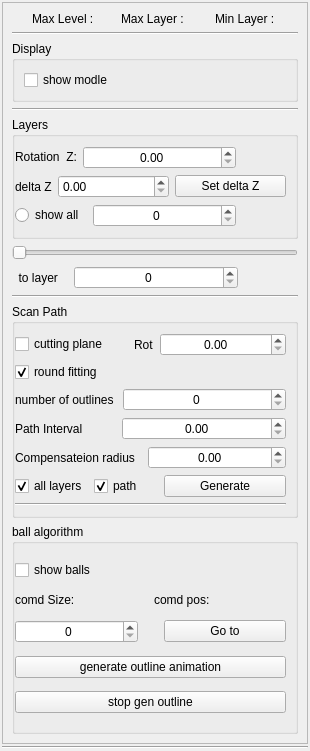
<?xml version="1.0" encoding="UTF-8"?>
<ui version="4.0">
 <class>WTabData</class>
 <widget class="QWidget" name="WTabData">
  <property name="geometry">
   <rect>
    <x>0</x>
    <y>0</y>
    <width>310</width>
    <height>751</height>
   </rect>
  </property>
  <property name="sizePolicy">
   <sizepolicy hsizetype="Minimum" vsizetype="Preferred">
    <horstretch>0</horstretch>
    <verstretch>0</verstretch>
   </sizepolicy>
  </property>
  <property name="windowTitle">
   <string>Form</string>
  </property>
  <layout class="QVBoxLayout" name="verticalLayout_2">
   <property name="spacing">
    <number>2</number>
   </property>
   <property name="leftMargin">
    <number>2</number>
   </property>
   <property name="topMargin">
    <number>2</number>
   </property>
   <property name="rightMargin">
    <number>2</number>
   </property>
   <property name="bottomMargin">
    <number>2</number>
   </property>
   <item>
    <widget class="QScrollArea" name="scrollArea">
     <property name="widgetResizable">
      <bool>true</bool>
     </property>
     <widget class="QWidget" name="scrollAreaWidgetContents">
      <property name="geometry">
       <rect>
        <x>0</x>
        <y>0</y>
        <width>304</width>
        <height>842</height>
       </rect>
      </property>
      <layout class="QVBoxLayout" name="verticalLayout_4">
       <item>
        <layout class="QHBoxLayout" name="horizontalLayout_info">
         <property name="leftMargin">
          <number>2</number>
         </property>
         <property name="rightMargin">
          <number>2</number>
         </property>
         <item>
          <widget class="QLabel" name="label_maxLevel">
           <property name="sizePolicy">
            <sizepolicy hsizetype="Fixed" vsizetype="Fixed">
             <horstretch>0</horstretch>
             <verstretch>0</verstretch>
            </sizepolicy>
           </property>
           <property name="text">
            <string>Max Level : </string>
           </property>
          </widget>
         </item>
         <item>
          <widget class="QLabel" name="label_maxLayer">
           <property name="sizePolicy">
            <sizepolicy hsizetype="Fixed" vsizetype="Fixed">
             <horstretch>0</horstretch>
             <verstretch>0</verstretch>
            </sizepolicy>
           </property>
           <property name="text">
            <string>Max Layer :  </string>
           </property>
          </widget>
         </item>
         <item>
          <widget class="QLabel" name="label_minLayer">
           <property name="sizePolicy">
            <sizepolicy hsizetype="Fixed" vsizetype="Fixed">
             <horstretch>0</horstretch>
             <verstretch>0</verstretch>
            </sizepolicy>
           </property>
           <property name="text">
            <string>Min Layer :</string>
           </property>
          </widget>
         </item>
        </layout>
       </item>
       <item>
        <widget class="Line" name="line_1">
         <property name="sizePolicy">
          <sizepolicy hsizetype="Expanding" vsizetype="Fixed">
           <horstretch>0</horstretch>
           <verstretch>0</verstretch>
          </sizepolicy>
         </property>
         <property name="orientation">
          <enum>Qt::Horizontal</enum>
         </property>
        </widget>
       </item>
       <item>
        <widget class="QGroupBox" name="groupBox_display">
         <property name="sizePolicy">
          <sizepolicy hsizetype="Preferred" vsizetype="Fixed">
           <horstretch>0</horstretch>
           <verstretch>0</verstretch>
          </sizepolicy>
         </property>
         <property name="title">
          <string>Display</string>
         </property>
         <layout class="QVBoxLayout" name="verticalLayout">
          <item>
           <widget class="QCheckBox" name="checkBox_showModel">
            <property name="text">
             <string>show modle</string>
            </property>
           </widget>
          </item>
         </layout>
        </widget>
       </item>
       <item>
        <widget class="Line" name="line_4">
         <property name="orientation">
          <enum>Qt::Horizontal</enum>
         </property>
        </widget>
       </item>
       <item>
        <widget class="QGroupBox" name="groupBox_layers">
         <property name="sizePolicy">
          <sizepolicy hsizetype="Preferred" vsizetype="Fixed">
           <horstretch>0</horstretch>
           <verstretch>0</verstretch>
          </sizepolicy>
         </property>
         <property name="title">
          <string>Layers</string>
         </property>
         <layout class="QVBoxLayout" name="verticalLayout_groupBoxLayer">
          <property name="leftMargin">
           <number>0</number>
          </property>
          <item>
           <layout class="QHBoxLayout" name="horizontalLayout_rot">
            <item>
             <widget class="QLabel" name="label_Rotation">
              <property name="sizePolicy">
               <sizepolicy hsizetype="Fixed" vsizetype="Fixed">
                <horstretch>0</horstretch>
                <verstretch>0</verstretch>
               </sizepolicy>
              </property>
              <property name="text">
               <string>Rotation  Z:</string>
              </property>
             </widget>
            </item>
            <item>
             <widget class="QDoubleSpinBox" name="doubleSpinBox_RZOB">
              <property name="enabled">
               <bool>true</bool>
              </property>
              <property name="sizePolicy">
               <sizepolicy hsizetype="Expanding" vsizetype="Fixed">
                <horstretch>0</horstretch>
                <verstretch>0</verstretch>
               </sizepolicy>
              </property>
              <property name="alignment">
               <set>Qt::AlignCenter</set>
              </property>
              <property name="maximum">
               <double>360.000000000000000</double>
              </property>
              <property name="singleStep">
               <double>10.000000000000000</double>
              </property>
             </widget>
            </item>
            <item>
             <spacer name="horizontalSpacer_rotationZ">
              <property name="orientation">
               <enum>Qt::Horizontal</enum>
              </property>
              <property name="sizeType">
               <enum>QSizePolicy::Fixed</enum>
              </property>
              <property name="sizeHint" stdset="0">
               <size>
                <width>50</width>
                <height>20</height>
               </size>
              </property>
             </spacer>
            </item>
           </layout>
          </item>
          <item>
           <layout class="QHBoxLayout" name="horizontalLayout_modelHeight">
            <item>
             <widget class="QLabel" name="label_deltaZ">
              <property name="text">
               <string>delta Z</string>
              </property>
             </widget>
            </item>
            <item>
             <widget class="QDoubleSpinBox" name="doubleSpinBox_Zheight">
              <property name="sizePolicy">
               <sizepolicy hsizetype="Expanding" vsizetype="Fixed">
                <horstretch>0</horstretch>
                <verstretch>0</verstretch>
               </sizepolicy>
              </property>
              <property name="singleStep">
               <double>0.010000000000000</double>
              </property>
             </widget>
            </item>
            <item>
             <widget class="QPushButton" name="pushButton_setZHeight">
              <property name="sizePolicy">
               <sizepolicy hsizetype="Expanding" vsizetype="Fixed">
                <horstretch>0</horstretch>
                <verstretch>0</verstretch>
               </sizepolicy>
              </property>
              <property name="text">
               <string>Set delta Z</string>
              </property>
             </widget>
            </item>
           </layout>
          </item>
          <item>
           <layout class="QHBoxLayout" name="horizontalLayout_slic">
            <item>
             <widget class="QRadioButton" name="radioButton_isAllLayer">
              <property name="sizePolicy">
               <sizepolicy hsizetype="Fixed" vsizetype="Fixed">
                <horstretch>0</horstretch>
                <verstretch>0</verstretch>
               </sizepolicy>
              </property>
              <property name="text">
               <string>show all </string>
              </property>
             </widget>
            </item>
            <item>
             <widget class="QSpinBox" name="spinBox_layer">
              <property name="sizePolicy">
               <sizepolicy hsizetype="Expanding" vsizetype="Fixed">
                <horstretch>0</horstretch>
                <verstretch>0</verstretch>
               </sizepolicy>
              </property>
              <property name="alignment">
               <set>Qt::AlignCenter</set>
              </property>
              <property name="maximum">
               <number>9999</number>
              </property>
             </widget>
            </item>
            <item>
             <spacer name="horizontalSpacer_showAll">
              <property name="orientation">
               <enum>Qt::Horizontal</enum>
              </property>
              <property name="sizeType">
               <enum>QSizePolicy::Fixed</enum>
              </property>
              <property name="sizeHint" stdset="0">
               <size>
                <width>50</width>
                <height>20</height>
               </size>
              </property>
             </spacer>
            </item>
           </layout>
          </item>
         </layout>
        </widget>
       </item>
       <item>
        <widget class="QSlider" name="Slider_layer">
         <property name="minimum">
          <number>0</number>
         </property>
         <property name="maximum">
          <number>99</number>
         </property>
         <property name="orientation">
          <enum>Qt::Horizontal</enum>
         </property>
        </widget>
       </item>
       <item>
        <layout class="QHBoxLayout" name="horizontalLayout_genNumbLayer">
         <item>
          <widget class="QLabel" name="label_genNumbLayer">
           <property name="text">
            <string>  to layer   </string>
           </property>
          </widget>
         </item>
         <item>
          <widget class="QSpinBox" name="spinBox_toNumbLayer">
           <property name="sizePolicy">
            <sizepolicy hsizetype="Expanding" vsizetype="Fixed">
             <horstretch>0</horstretch>
             <verstretch>0</verstretch>
            </sizepolicy>
           </property>
           <property name="alignment">
            <set>Qt::AlignCenter</set>
           </property>
          </widget>
         </item>
         <item>
          <spacer name="horizontalSpacer_genNumbLayer">
           <property name="orientation">
            <enum>Qt::Horizontal</enum>
           </property>
           <property name="sizeType">
            <enum>QSizePolicy::Fixed</enum>
           </property>
           <property name="sizeHint" stdset="0">
            <size>
             <width>60</width>
             <height>20</height>
            </size>
           </property>
          </spacer>
         </item>
        </layout>
       </item>
       <item>
        <widget class="Line" name="line_3">
         <property name="orientation">
          <enum>Qt::Horizontal</enum>
         </property>
        </widget>
       </item>
       <item>
        <widget class="QGroupBox" name="groupBox_scanPath">
         <property name="title">
          <string>Scan Path</string>
         </property>
         <layout class="QVBoxLayout" name="verticalLayout_canPath">
          <property name="leftMargin">
           <number>0</number>
          </property>
          <item>
           <layout class="QHBoxLayout" name="horizontalLayout_cut">
            <item>
             <widget class="QCheckBox" name="checkBox_showcut">
              <property name="sizePolicy">
               <sizepolicy hsizetype="Fixed" vsizetype="Fixed">
                <horstretch>0</horstretch>
                <verstretch>0</verstretch>
               </sizepolicy>
              </property>
              <property name="text">
               <string>cutting plane</string>
              </property>
             </widget>
            </item>
            <item>
             <spacer name="horizontalSpacer_rotplane">
              <property name="orientation">
               <enum>Qt::Horizontal</enum>
              </property>
              <property name="sizeType">
               <enum>QSizePolicy::Fixed</enum>
              </property>
              <property name="sizeHint" stdset="0">
               <size>
                <width>20</width>
                <height>20</height>
               </size>
              </property>
             </spacer>
            </item>
            <item>
             <widget class="QLabel" name="label">
              <property name="text">
               <string>Rot</string>
              </property>
             </widget>
            </item>
            <item>
             <widget class="QDoubleSpinBox" name="doubleSpinBox_RZPlane">
              <property name="sizePolicy">
               <sizepolicy hsizetype="Expanding" vsizetype="Fixed">
                <horstretch>0</horstretch>
                <verstretch>0</verstretch>
               </sizepolicy>
              </property>
              <property name="alignment">
               <set>Qt::AlignCenter</set>
              </property>
              <property name="maximum">
               <double>360.000000000000000</double>
              </property>
              <property name="singleStep">
               <double>10.000000000000000</double>
              </property>
              <property name="value">
               <double>0.000000000000000</double>
              </property>
             </widget>
            </item>
           </layout>
          </item>
          <item>
           <layout class="QHBoxLayout" name="horizontalLayout_fitting">
            <item>
             <widget class="QCheckBox" name="checkBox_fitting">
              <property name="text">
               <string>round fitting</string>
              </property>
              <property name="checked">
               <bool>true</bool>
              </property>
             </widget>
            </item>
           </layout>
          </item>
          <item>
           <layout class="QHBoxLayout" name="horizontalLayout_ontline">
            <item>
             <widget class="QLabel" name="label_number_outline">
              <property name="sizePolicy">
               <sizepolicy hsizetype="Fixed" vsizetype="Preferred">
                <horstretch>0</horstretch>
                <verstretch>0</verstretch>
               </sizepolicy>
              </property>
              <property name="text">
               <string>number of outlines </string>
              </property>
             </widget>
            </item>
            <item>
             <widget class="QSpinBox" name="spinBox_numberOutlines">
              <property name="alignment">
               <set>Qt::AlignCenter</set>
              </property>
              <property name="minimum">
               <number>0</number>
              </property>
              <property name="value">
               <number>0</number>
              </property>
             </widget>
            </item>
           </layout>
          </item>
          <item>
           <layout class="QHBoxLayout" name="horizontalLayout_interval">
            <item>
             <widget class="QLabel" name="label_pathInterval">
              <property name="sizePolicy">
               <sizepolicy hsizetype="Fixed" vsizetype="Preferred">
                <horstretch>0</horstretch>
                <verstretch>0</verstretch>
               </sizepolicy>
              </property>
              <property name="text">
               <string>Path Interval          </string>
              </property>
             </widget>
            </item>
            <item>
             <widget class="QDoubleSpinBox" name="doubleSpinBox_pathInterval">
              <property name="alignment">
               <set>Qt::AlignCenter</set>
              </property>
              <property name="singleStep">
               <double>0.010000000000000</double>
              </property>
              <property name="value">
               <double>0.000000000000000</double>
              </property>
             </widget>
            </item>
           </layout>
          </item>
          <item>
           <layout class="QHBoxLayout" name="horizontalLayout_compen">
            <item>
             <widget class="QLabel" name="label_compensate">
              <property name="sizePolicy">
               <sizepolicy hsizetype="Fixed" vsizetype="Preferred">
                <horstretch>0</horstretch>
                <verstretch>0</verstretch>
               </sizepolicy>
              </property>
              <property name="text">
               <string>Compensateion radius  </string>
              </property>
             </widget>
            </item>
            <item>
             <widget class="QDoubleSpinBox" name="doubleSpinBox_compenRadius">
              <property name="alignment">
               <set>Qt::AlignCenter</set>
              </property>
              <property name="singleStep">
               <double>0.010000000000000</double>
              </property>
              <property name="value">
               <double>0.000000000000000</double>
              </property>
             </widget>
            </item>
           </layout>
          </item>
          <item>
           <layout class="QHBoxLayout" name="horizontalLayout_path">
            <item>
             <widget class="QCheckBox" name="checkBox_allLayers">
              <property name="text">
               <string>all layers</string>
              </property>
              <property name="checked">
               <bool>true</bool>
              </property>
             </widget>
            </item>
            <item>
             <widget class="QCheckBox" name="checkBox_hasPath">
              <property name="text">
               <string>path</string>
              </property>
              <property name="checked">
               <bool>true</bool>
              </property>
             </widget>
            </item>
            <item>
             <spacer name="horizontalSpacer_path">
              <property name="orientation">
               <enum>Qt::Horizontal</enum>
              </property>
              <property name="sizeType">
               <enum>QSizePolicy::Fixed</enum>
              </property>
              <property name="sizeHint" stdset="0">
               <size>
                <width>15</width>
                <height>20</height>
               </size>
              </property>
             </spacer>
            </item>
            <item>
             <widget class="QPushButton" name="pushButton_genPaths">
              <property name="sizePolicy">
               <sizepolicy hsizetype="Expanding" vsizetype="Fixed">
                <horstretch>0</horstretch>
                <verstretch>0</verstretch>
               </sizepolicy>
              </property>
              <property name="text">
               <string>Generate</string>
              </property>
             </widget>
            </item>
           </layout>
          </item>
          <item>
           <widget class="Line" name="line">
            <property name="orientation">
             <enum>Qt::Horizontal</enum>
            </property>
           </widget>
          </item>
         </layout>
        </widget>
       </item>
       <item>
        <widget class="QGroupBox" name="groupBox_ballAlogrithm">
         <property name="title">
          <string>ball algorithm</string>
         </property>
         <layout class="QVBoxLayout" name="verticalLayout_7">
          <property name="leftMargin">
           <number>0</number>
          </property>
          <item>
           <layout class="QHBoxLayout" name="horizontalLayout">
            <item>
             <widget class="QCheckBox" name="checkBox_showanimation">
              <property name="text">
               <string>show balls</string>
              </property>
             </widget>
            </item>
           </layout>
          </item>
          <item>
           <layout class="QHBoxLayout" name="horizontalLayout_goCommd">
            <item>
             <widget class="QLabel" name="label_comdSize">
              <property name="sizePolicy">
               <sizepolicy hsizetype="Preferred" vsizetype="Fixed">
                <horstretch>0</horstretch>
                <verstretch>0</verstretch>
               </sizepolicy>
              </property>
              <property name="text">
               <string>comd Size:       </string>
              </property>
             </widget>
            </item>
            <item>
             <widget class="QLabel" name="label_currComdPos">
              <property name="sizePolicy">
               <sizepolicy hsizetype="Preferred" vsizetype="Fixed">
                <horstretch>0</horstretch>
                <verstretch>0</verstretch>
               </sizepolicy>
              </property>
              <property name="text">
               <string>comd pos:</string>
              </property>
             </widget>
            </item>
           </layout>
          </item>
          <item>
           <layout class="QHBoxLayout" name="horizontalLayout_gotoCommd">
            <item>
             <widget class="QSpinBox" name="spinBox_comdPos">
              <property name="sizePolicy">
               <sizepolicy hsizetype="Expanding" vsizetype="Fixed">
                <horstretch>0</horstretch>
                <verstretch>0</verstretch>
               </sizepolicy>
              </property>
              <property name="alignment">
               <set>Qt::AlignCenter</set>
              </property>
              <property name="maximum">
               <number>10000</number>
              </property>
             </widget>
            </item>
            <item>
             <spacer name="horizontalSpacer">
              <property name="orientation">
               <enum>Qt::Horizontal</enum>
              </property>
              <property name="sizeType">
               <enum>QSizePolicy::Fixed</enum>
              </property>
              <property name="sizeHint" stdset="0">
               <size>
                <width>20</width>
                <height>20</height>
               </size>
              </property>
             </spacer>
            </item>
            <item>
             <widget class="QPushButton" name="pushButton_gotoCommd">
              <property name="sizePolicy">
               <sizepolicy hsizetype="Expanding" vsizetype="Fixed">
                <horstretch>0</horstretch>
                <verstretch>0</verstretch>
               </sizepolicy>
              </property>
              <property name="text">
               <string>Go to</string>
              </property>
             </widget>
            </item>
           </layout>
          </item>
          <item>
           <layout class="QHBoxLayout" name="horizontalLayout_algorithm1">
            <item>
             <widget class="QPushButton" name="pushButton_dataProc">
              <property name="text">
               <string>generate outline animation</string>
              </property>
             </widget>
            </item>
           </layout>
          </item>
          <item>
           <layout class="QVBoxLayout" name="verticalLayout_algorithm2">
            <item>
             <widget class="QPushButton" name="pushButton_stopgen">
              <property name="text">
               <string>stop gen outline</string>
              </property>
             </widget>
            </item>
           </layout>
          </item>
         </layout>
        </widget>
       </item>
      </layout>
     </widget>
    </widget>
   </item>
   <item>
    <widget class="Line" name="line_2">
     <property name="sizePolicy">
      <sizepolicy hsizetype="Expanding" vsizetype="Fixed">
       <horstretch>0</horstretch>
       <verstretch>0</verstretch>
      </sizepolicy>
     </property>
     <property name="orientation">
      <enum>Qt::Horizontal</enum>
     </property>
    </widget>
   </item>
  </layout>
 </widget>
 <resources/>
 <connections/>
</ui>
